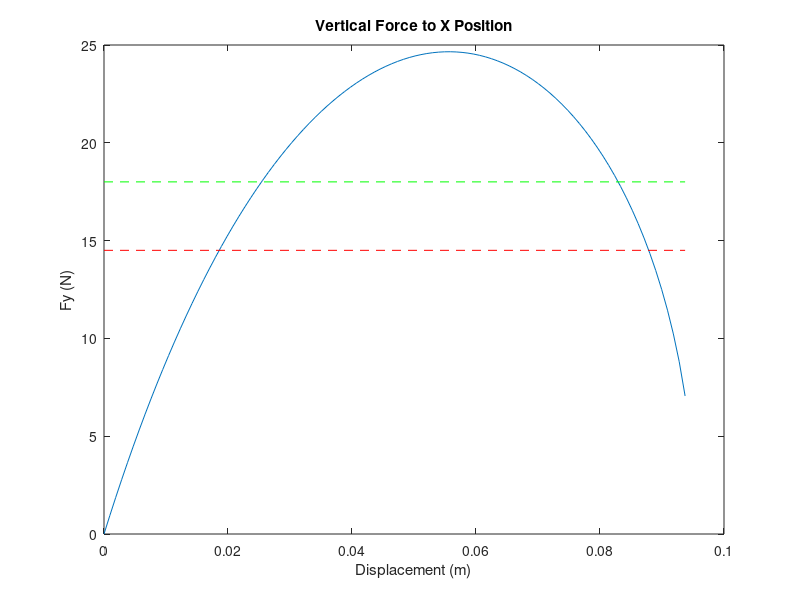
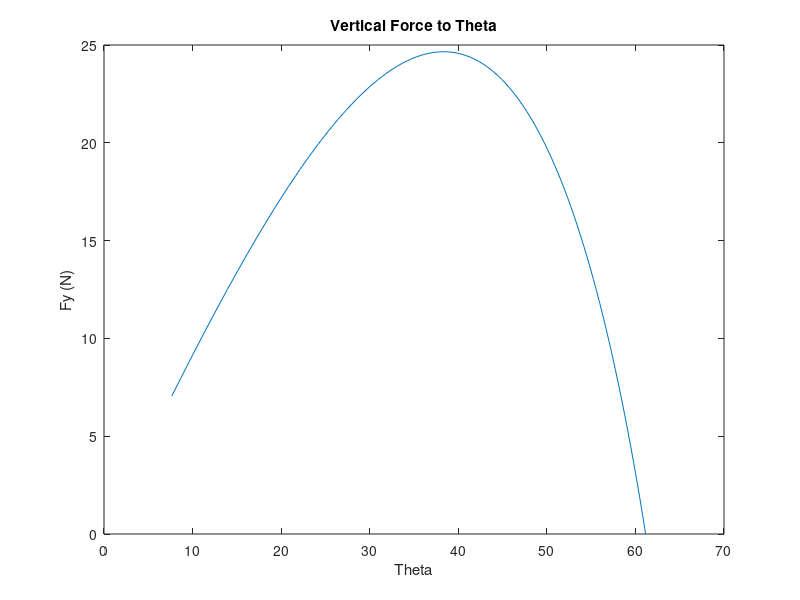

MATLAB code for these plots, in order:
%% Prepare workspace
close;
clear;
clc;

%% Parameters
% Unit conversions
lbf2N = 175.1268;   % lbf/in to N/m
in2m = 0.0254;      % in to m

% Robot Parameters
m = 0.7;                    % mass kg %0.7 and 1
g = 9.81;                   % gravity m/s^2
launchTraj = deg2rad(45);   % Desired launch trajectory
HorzDist = 1*0.3048;        % Desired horizontal jump range (ft * m)
launchVel = sqrt((HorzDist*g)/sin(2*launchTraj));   % Launch Velocity (also known as initial velocity)
t = linspace(0.05,0.3,100);             % Jump phase time step
accel = launchVel./t;                   % input acceleration
linkLength = linspace(0.03,0.20,270*2); % %Range of link lengths

%% Benchmark Requiremets
F_in = accel*m;                       % Input force
F_dy = F_in*sin(launchTraj) + m*g;    % Desired Fy
F_dx = F_in*cos(launchTraj);          % Desired Fx
F_req = sqrt(F_dy.^2 + F_dx.^2);      % Required forces
% legThrustAngles = atan2(F_dy,F_dx);   % Leg thrust angles  

%% List of available extension springs from McMaster
%[1] rest length | [2] extended length | [3] spring constant
SpringMatrix = ...
    [3*in2m, 5.94*in2m, 2.2*lbf2N;...  %9044K193    #1
    3*in2m, 7*in2m, 0.46*lbf2N;...     %9654K714    #2
    3*in2m, 6.84*in2m, 0.82*lbf2N;...  %9654K196    #3
    3.5*in2m, 7.19*in2m, 3.2*lbf2N;... %9044K126    #4
    3.5*in2m, 8.67*in2m, 1*lbf2N;...   %9044K108    #5
    3.5*in2m, 9.64*in2m, 1.1*lbf2N;... %9044K136    #6
    3.5*in2m, 6.39*in2m, 2.21*lbf2N;...%9654K375    #7
    4*in2m, 8.1*in2m, 2.93*lbf2N;...   %9654K164    #8
    4*in2m, 7.41*in2m, 1.87*lbf2N;...  %9654K94     #9
    4*in2m, 11.39*in2m, 0.9*lbf2N;...  %9044K124    #10
    4*in2m, 8.38*in2m, 2.7*lbf2N;...   %9044K132    #11
    4.5*in2m, 9.56*in2m, 2.3*lbf2N;... %9044K134    #12
    4.5*in2m, 8.06*in2m, 4.8*lbf2N;... %9044K383    #13
    4.5*in2m, 9.1*in2m, 1.22*lbf2N;... %9654K923    #14
    4.5*in2m, 8.34*in2m, 0.75*lbf2N;...%9654K256    #15
    5*in2m, 7.91*in2m, 0.82*lbf2N;...  %9654K84     #16
    5*in2m, 11.022*in2m, 2*lbf2N;...   %9654K325    #17
    5*in2m, 11.2*in2m, 7.5*lbf2N;...   %9654K738    #18
    5.5*in2m, 8.5*in2m, 2.73*lbf2N;... %9654K533    #19
    5.5*in2m, 7.5*in2m, 3.09*lbf2N;... %9654K471    #20
    6*in2m, 10.65*in2m, 0.88*lbf2N;... %9654K93     #21
    6*in2m, 10.37*in2m, 1.26*lbf2N;... %9654K184    #22
    6.5*in2m, 7.5*in2m, 3.14*lbf2N;... %9654K389    #23
    7*in2m, 12.08*in2m, 3.05*lbf2N;... %9654K925    #24
    7.5*in2m, 15.2*in2m, 1.42*lbf2N;...%9654K253    #25
    8*in2m, 13.68*in2m, 1.26*lbf2N;... %9654K145    #26
    8*in2m, 12.95*in2m, 2.36*lbf2N;... %9654K449    #27
    8*in2m, 12.9*in2m, 3.07*lbf2N];...  %9654K444   #28
%    5*in2m, 7.2*in2m, 30*lb2N];


%% List of available compression springs from McMaster
%[1] rest length | [2] extended length | [3] spring constant
%% Spring Calculations
% Spring constant
k = SpringMatrix(:,3);

% Compute spring displacment range
x_i = SpringMatrix(:,1);
x_f = SpringMatrix(:,2);
x = zeros(size(SpringMatrix,1),100);
for c = 1:size(SpringMatrix,1)
    x(c,:) = linspace(x_i(c),x_f(c),100);   % dividing the initial to final length 100 evenly spaced points
end

% Variable declarations
inc = 1;
y = zeros(size(linkLength,2),size(x,2),size(SpringMatrix,1));
F_y = zeros(size(linkLength,2),size(x,2),size(SpringMatrix,1));
torque = zeros(size(linkLength,2),size(x,2),size(SpringMatrix,1));
angle = zeros(size(linkLength,2),size(x,2),size(SpringMatrix,1));

% Compute spring parameters
for i = 1:size(SpringMatrix,1)
    for j = 1:size(linkLength,2)
        for l = 1:size(x,2)
            if linkLength(j)*2 > x_f(i)
                y(j,l,i) = sqrt(linkLength(j)^2 - (x(i,l)/2)^2) + sqrt(linkLength(j)^2 - (x(i,l)/2)^2);
                F_y(j,l,i) = k(i)*y(j,l,i)*(1 - x_i(i)/sqrt(4*linkLength(j)^2 - y(j,l,i)^2));
                torque(j,l,i) = (x(i,l) - x_i(i))*k(i)*sqrt(linkLength(j)^2 - (x(i,l)/2)^2);
                angle(j,l,i) = acos((x(i,l)/2)/linkLength(j));
                springs(inc) = i;
                links(inc) = j;
                inc = inc + 1;
            end
        end
    end
end

% Import spring/link parameters to optimize
Fy_avg = mean(F_y,2);

% Peak force
Fy_max = max(F_y, 2);
 
% TorquePeak = max(torque,[],2);
AngleMin = rad2deg(min(angle,[],2));
MinLinkLength = 0.08;


% Sorting out the best spring
inc = 1;
tempAngle = 0;
tempFyavg = 0;
minInitialForce = m*g*1;
maxInitialForce = m*g*1.1;
for i = 1:size(Fy_avg,3)
    for j = 1:size(linkLength,2)
        tempAngle = AngleMin(j,1,i);
        tempFyavg = Fy_avg(j,1,i);
        if Fy_avg(j,1,i) > mean(F_req) && min(F_y(j,length(x),i)) <...
                maxInitialForce && min(F_y(j,length(x),i)) >...
                minInitialForce && linkLength(1,j) > ...
                MinLinkLength && AngleMin(j,1,i) < 10%Selection Criteria
            link(inc) = j;
            spring(inc) = i;
            inc = inc  +  1;
        end
    end
end

%% Display Springs
% for i = 1:length(spring)

% Best spring
    num = 1;
    disp(['Spring Number: #',num2str(spring(num)),' ']);
    SpringMatrix(spring(num),:);
    disp(['Link Length: ',num2str(linkLength(link(num))),' m']);
    figure(num);
    plot(x(spring(num),:)-x_i(spring(num)),F_y(link(num),:,spring(num)))
    hold on
    line([x_i(spring(num))-x_i(spring(num)), x_f(spring(num))-x_i(spring(num))],[mean(F_req), mean(F_req)],'Color','red','LineStyle','--');
    line([x_i(spring(num))-x_i(spring(num)), x_f(spring(num))-x_i(spring(num))],[Fy_avg(link(num),1,spring(num)), Fy_avg(link(num),1,spring(num))],'Color','green','LineStyle','--');
    hold off
    xlabel('Displacement (m)');
    ylabel('Fy (N)');
    title('Vertical Force to X Position');

    figure(num+1);
    plot(rad2deg(angle(link(num),:,spring(num))),F_y(link(num),:,spring(num)));
    xlabel('Theta');
    ylabel('Fy (N)');
    title('Vertical Force to Theta');

% end

